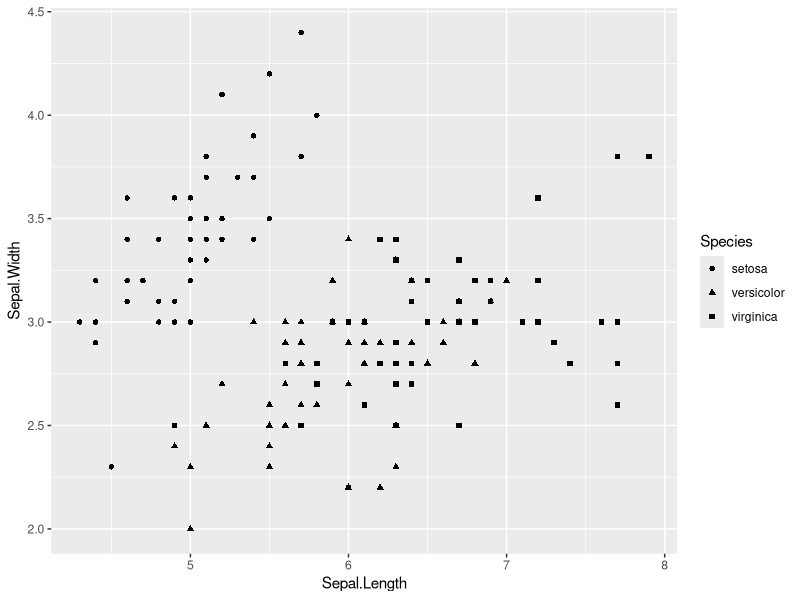
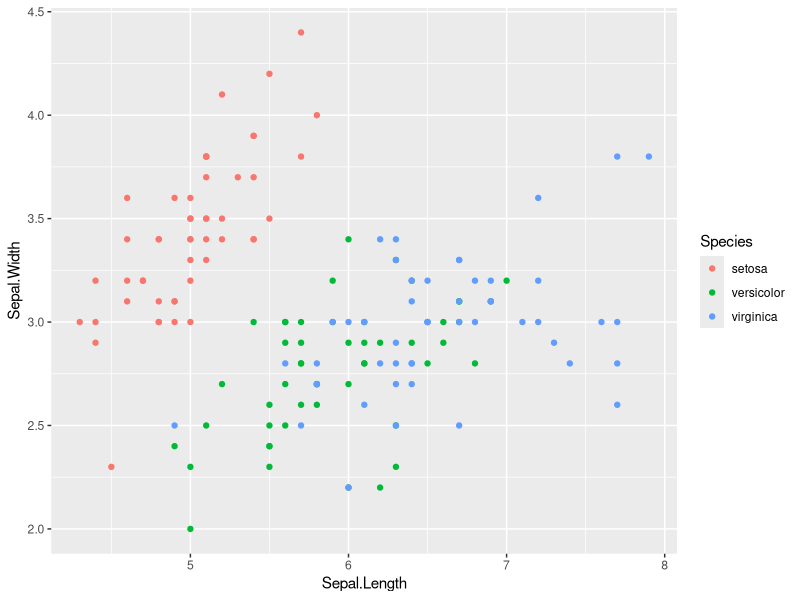
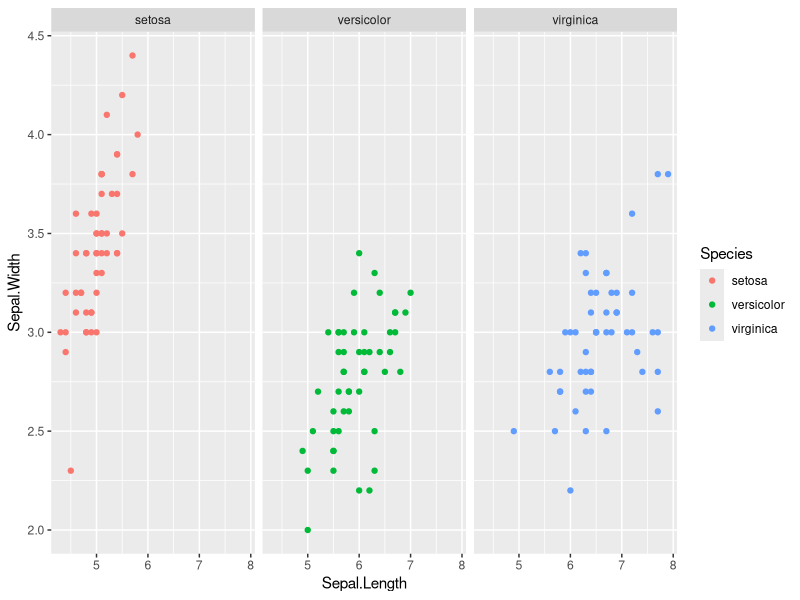
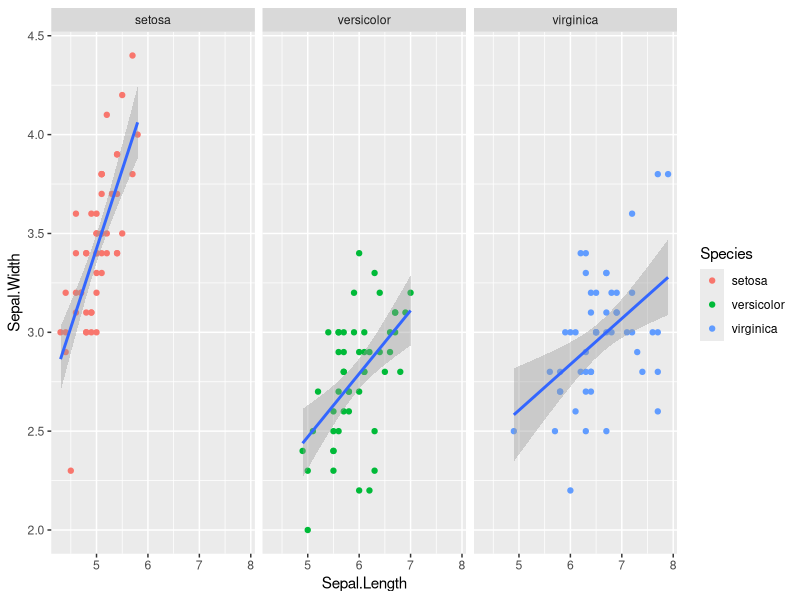
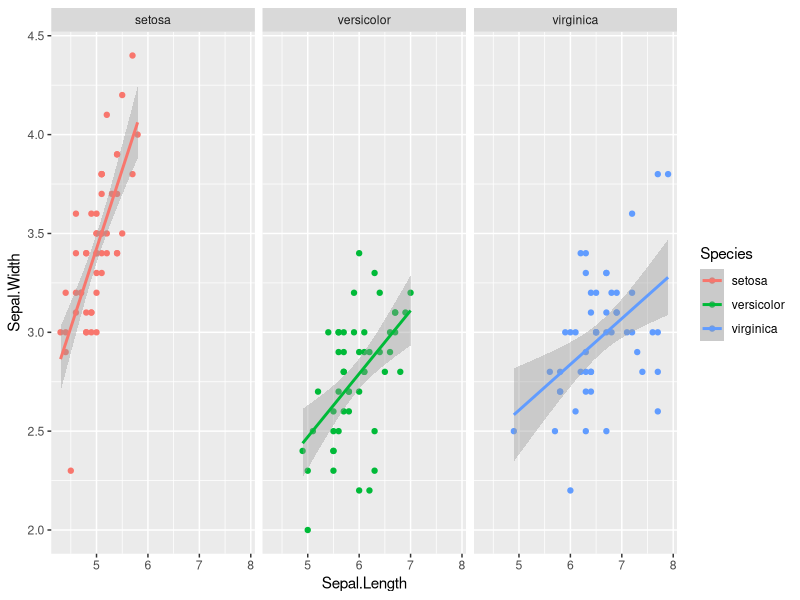
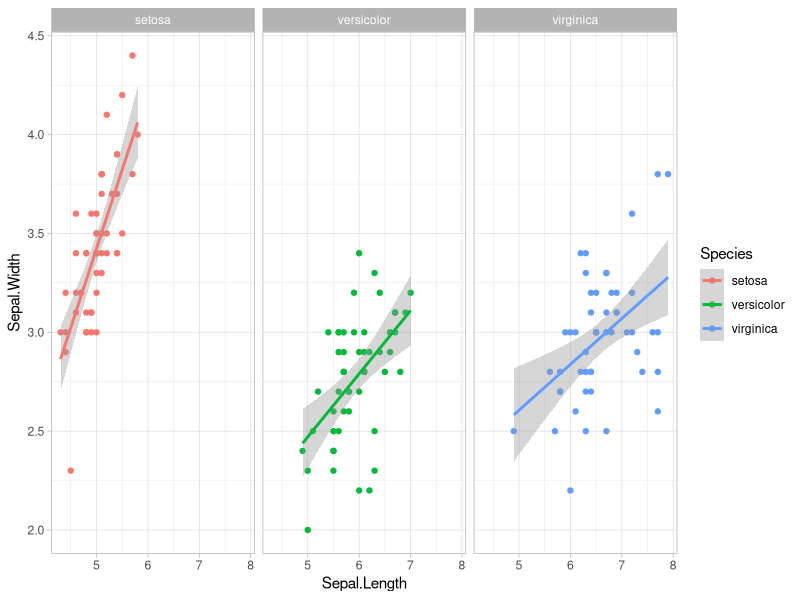
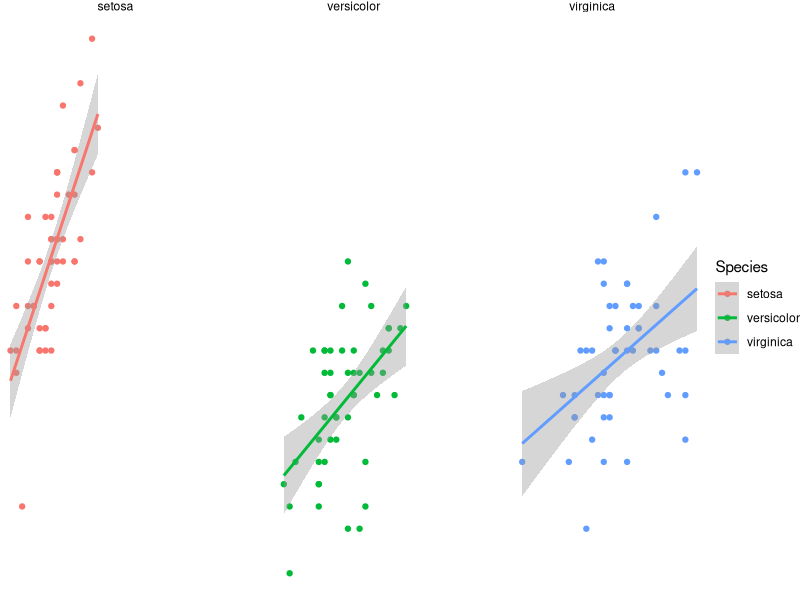

These charts were generated, in order, by the following R code:
data(iris)

install.packages("ggplot2")
library(ggplot2)

# aes==aesthetic mapping describe how variables in the data are mapped to visual properties (aesthetics) of geoms. 
ggplot(data=iris, mapping=aes(x = Sepal.Length, y = Sepal.Width)) + geom_point(mapping=aes(shape=Species))  
ggplot(data=iris, mapping=aes(x = Sepal.Length, y = Sepal.Width)) + geom_point(mapping=aes(color=Species)) 


ggplot(data=iris, mapping=aes(x = Sepal.Length, y = Sepal.Width)) + 
  geom_point(mapping=aes(color=Species)) + 
  facet_grid(. ~ Species) 

ggplot(data=iris, mapping=aes(x = Sepal.Length, y = Sepal.Width)) + 
  geom_point(mapping=aes(color=Species)) + 
  facet_grid(. ~ Species) + 
  geom_smooth(method="lm")

ggplot(data=iris, mapping=aes(x = Sepal.Length, y = Sepal.Width, color=Species)) + 
  geom_point() + 
  facet_grid(. ~ Species) + 
  geom_smooth(method="lm")

ggplot(data=iris, mapping=aes(x = Sepal.Length, y = Sepal.Width, color=Species)) + 
  geom_point() + 
  facet_grid(. ~ Species) + 
  geom_smooth(method="lm") +
  theme_light()

ggplot(data=iris, mapping=aes(x = Sepal.Length, y = Sepal.Width, color=Species)) + 
  geom_point() + 
  facet_grid(. ~ Species) + 
  geom_smooth(method="lm") +
  theme_void()
